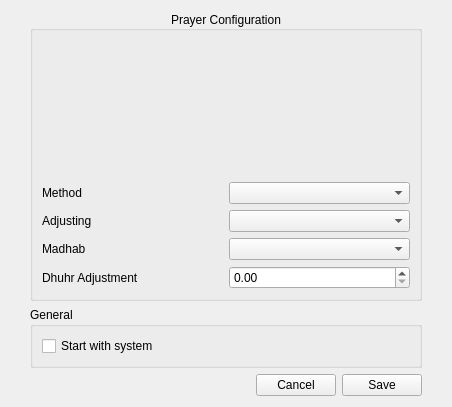
<?xml version="1.0" encoding="UTF-8"?>
<ui version="4.0">
 <class>PrayerTimesEditor</class>
 <widget class="QWidget" name="PrayerTimesEditor">
  <property name="geometry">
   <rect>
    <x>0</x>
    <y>0</y>
    <width>452</width>
    <height>407</height>
   </rect>
  </property>
  <property name="windowTitle">
   <string>Prayer Settings</string>
  </property>
  <layout class="QVBoxLayout" name="verticalLayout_2">
   <property name="leftMargin">
    <number>30</number>
   </property>
   <property name="rightMargin">
    <number>30</number>
   </property>
   <item>
    <widget class="QGroupBox" name="advancedBox">
     <property name="title">
      <string>Prayer Configuration</string>
     </property>
     <property name="alignment">
      <set>Qt::AlignCenter</set>
     </property>
     <layout class="QGridLayout" name="gridLayout_2">
      <item row="3" column="0">
       <widget class="QLabel" name="label_8">
        <property name="text">
         <string>Madhab</string>
        </property>
       </widget>
      </item>
      <item row="1" column="1">
       <widget class="QComboBox" name="calcMethEdit"/>
      </item>
      <item row="4" column="1">
       <widget class="QDoubleSpinBox" name="dhurMinutesEdit"/>
      </item>
      <item row="2" column="1">
       <widget class="QComboBox" name="adjMethEdit"/>
      </item>
      <item row="1" column="0">
       <widget class="QLabel" name="label_5">
        <property name="text">
         <string>Method</string>
        </property>
       </widget>
      </item>
      <item row="4" column="0">
       <widget class="QLabel" name="label_9">
        <property name="text">
         <string>Dhuhr Adjustment</string>
        </property>
       </widget>
      </item>
      <item row="3" column="1">
       <widget class="QComboBox" name="asrMethEdit"/>
      </item>
      <item row="2" column="0">
       <widget class="QLabel" name="label_6">
        <property name="text">
         <string>Adjusting</string>
        </property>
       </widget>
      </item>
      <item row="0" column="0">
       <spacer name="verticalSpacer">
        <property name="orientation">
         <enum>Qt::Vertical</enum>
        </property>
        <property name="sizeHint" stdset="0">
         <size>
          <width>20</width>
          <height>40</height>
         </size>
        </property>
       </spacer>
      </item>
     </layout>
     <zorder>label_5</zorder>
     <zorder>label_6</zorder>
     <zorder>calcMethEdit</zorder>
     <zorder>adjMethEdit</zorder>
     <zorder>label_8</zorder>
     <zorder>asrMethEdit</zorder>
     <zorder>label_9</zorder>
     <zorder>dhurMinutesEdit</zorder>
     <zorder>verticalSpacer</zorder>
    </widget>
   </item>
   <item>
    <widget class="QGroupBox" name="groupBox">
     <property name="title">
      <string>General</string>
     </property>
     <layout class="QVBoxLayout" name="verticalLayout">
      <item>
       <widget class="QCheckBox" name="startWithSys">
        <property name="text">
         <string>Start with system</string>
        </property>
       </widget>
      </item>
     </layout>
    </widget>
   </item>
   <item>
    <layout class="QHBoxLayout" name="horizontalLayout_6">
     <item>
      <spacer name="horizontalSpacer">
       <property name="orientation">
        <enum>Qt::Horizontal</enum>
       </property>
       <property name="sizeHint" stdset="0">
        <size>
         <width>40</width>
         <height>20</height>
        </size>
       </property>
      </spacer>
     </item>
     <item>
      <widget class="QPushButton" name="cancelButton">
       <property name="text">
        <string>Cancel</string>
       </property>
      </widget>
     </item>
     <item>
      <widget class="QPushButton" name="saveButton">
       <property name="text">
        <string>Save</string>
       </property>
      </widget>
     </item>
    </layout>
   </item>
  </layout>
 </widget>
 <resources/>
 <connections/>
</ui>
